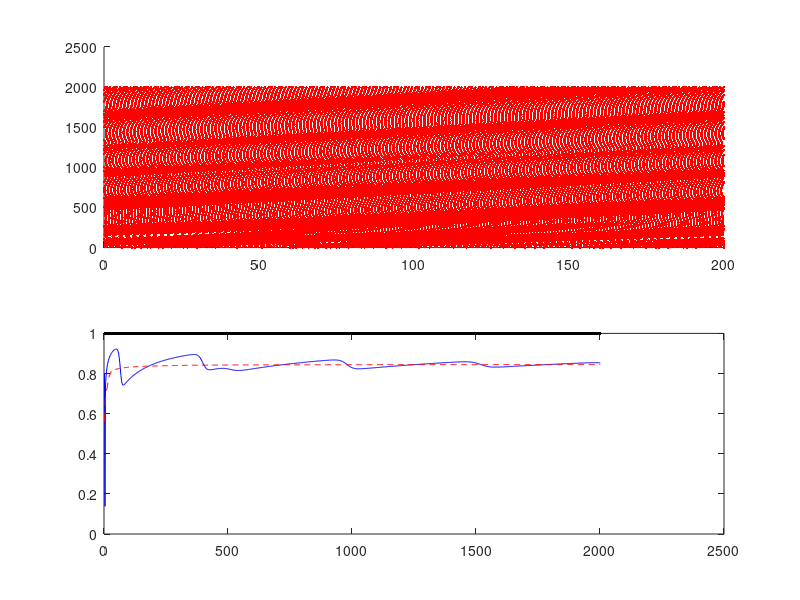
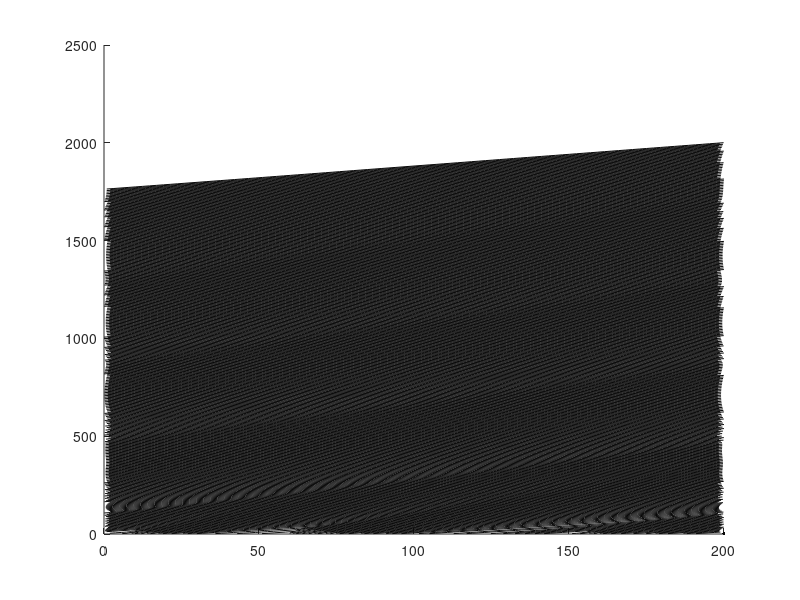

Source code (MATLAB) for these figures, in order:
%continous space continous time true kinetic monte corlo simulation
L=201; %length of road (includes the traffic signal occupying unit length)
p=60; %10; %Number of vehicles
maxtime=2000; %Max time upto which simulation is done
%simulation will be done upto a integer multiple of sigcyc which is just
%higher than maxtime
c=1; %maximum speed of cars
sigcyc=maxtime+1; %Signal cycle = time signal is red + time signal is green
dutyratio=1; %ratio of green signal time to red signal time
%gcov=0.1; %coefficient of variation of gaussian distribution for car velocities
%gammaK=10; %shape parameter for gamma distribution (=1 for exponential)
specimen_speed=[];
l=randperm(L-1); %randomly generate integers between 1 and L-1 to
%place cars at random positions in the road of length L
l=sort(l(1:p),'ascend');%take the first p numbers for the positions of p cars
space_position_eachcar=cell(1,p);
%Initialization for recording whether signal is green or red for the road
%we are looking at
signalcolor=[];

%Which car to focus on for calculating instantaneous speed
focalcar=10;

%initialization for computing ensemble avg speed
sys_speed=[];

time=0; %initialize time
mob=[]; %mobility: instantaneous velocity of car
flow=0; %flow: number of cars that leave signal per signal cycle
T=[]; %time instants
t_s=[]; %position vector of the cars

%fp=zeros(1,p); %fix the car to focus on for calculating instantaneous velocity
fp=[1:p]; %fix the car to focus on for calculating instantaneous velocity
%cdi=rand(1,p);

greentime=dutyratio*sigcyc; %total time light is green during a signal cycle
redtime=sigcyc-greentime;

while (time<maxtime)

    green=0; 
    while (green<greentime)
        
        signalcolor=[signalcolor,1];
        dis_h=[(diff(l)-1),(L-l(end)+l(1,1)-2)];%distance head
        
        %Function to determine mean velocity (cmax=1) from headway distance
        %Hyperbolic function
        %cmean=c*dis_h./(1+dis_h);
        %Sigmoidal function
        cmean=c*(dis_h.^2)./(1+(dis_h.^2));
        
        %Determine individual car velocity from a random distribution having the above mean
        %%Deterministic
        cdi=cmean;
        
        %Exponential distribution (method 1)
        %cdi=exprnd(cmean); %using statistical toolbox
        %Exponential distribution (method 2)
        %cdi=(-cmean.*log(1-rand(1,length(cmean))));
        %Gaussian distribution with coefficient of variation gcv
        %cdi=cmean+sqrt(gcv*cmean).*randn(1,p);%min(cdi,cmean)+rand(1,p).*(max(cdi,cmean)-min(cdi,cmean));
        %cdi(cdi<0)=0; %ensures that all velocities are non-negative
        
        %%Gamma distributed velocities
        %cdi=gamrnd(gammaK,cmean/gammaK,1,p);
        
        tou=min(dis_h./cdi); %time interval after which next update to be done
        %checking whether the update distance is safe or make to safe
        g=tou;
        %To esnsure that total time green is on does not exceed greentime 
        g=(~((green+g)<greentime))*(greentime-green)+((green+g)<greentime)*g;%adjust the green time to make the total green time equals to 30
        green=green+g;
        l=l+g*cdi;
        %mob=mob+sum(g*cdi)/length(l);
        flow(end)=flow(end)+length(l(l>L));
        
        %for computing avg speed
        sys_speed=[sys_speed,mean(cdi)];
       
        
        mob=[mob,cdi(fp==focalcar)];
        l(l>(L-1))=l(l>(L-1))-(L-1);
        [l,ind]=sort(l,'ascend');
        fp=fp(ind); 
        t_s=[t_s;l];
        T=[T,g];
        for jjjjj=1:p
            space_position_eachcar{1,jjjjj}=[space_position_eachcar{1,jjjjj},l(fp==jjjjj)];
        end
    end
    flow(end)=flow(end)+length(l(l>L-1));
    l(l>(L-1))=l(l>(L-1))-(L-1);
    [l,ind]=sort(l,'ascend');

    fp=fp(ind);
    
    %flow=[flow,0];
    red=0;
    while (red<-1)
        signalcolor=[signalcolor,0];
        dis_h=[(diff(l)-1),((L-1)-l(end))];%position of the signal is 100
        
        %Function to determine mean velocity (cmax=1) from headway distance
        %Hyperbolic function
        %cmean=c*dis_h./(1+dis_h);
        %Sigmoidal function
        cmean=c*(dis_h.^2)./(1+(dis_h.^2));
        
        %Determine individual car velocity from a random distribution having the above mean
        %%Deterministic
        cdi=cmean;
        %Exponential distribution (method 1)
        %cdi=exprnd(cmean); %using statistical toolbox
        %Exponential distribution (method 2)
        %cdi=(-cmean.*log(1-rand(1,length(cmean))));
        %Gaussian distribution with coefficient of variation gcv
        %cdi=cmean+sqrt(gcv*cmean).*randn(1,p);%min(cdi,cmean)+rand(1,p).*(max(cdi,cmean)-min(cdi,cmean));
        %cdi(cdi<0)=0;
        
        %%Gamma distributed vehicle speeds 
        %cdi=gamrnd(gammaK,cmean/gammaK,1,p);
        
        tou=min(dis_h./cdi);
        %checking wheather the update distance is safe or make to safe
            r=tou;
        r=(~((red+r)<redtime))*(redtime-red)+((red+r)<redtime)*r;%adjust kmc ts to make the total red time is 30
        red=red+r;
        l=l+r*cdi;
        
        %for computing avg speed
        sys_speed=[sys_speed,mean(cdi)];
        
        
        %mob=mob+sum(r*cdi)/length(l);
        mob=[mob,cdi(fp==focalcar)];
        t_s=[t_s;l];
        T=[T,r];
        
        for jjjjj=1:p
            space_position_eachcar{1,jjjjj}=[space_position_eachcar{1,jjjjj},l(fp==jjjjj)];
        end
    end
    flow=[flow,0];
    time=time+sigcyc;
end

c1=cumsum(T);
figure, subplot(2,1,1), 
	for i=1:length(c1),
	hold on,
	plot3(t_s(i,:),c1(i)*ones(1,p),ones(1,p),'r .');
    end
subplot(2,1,2),    
plot(c1,mob,'b-');
hold on,
plot(c1,sys_speed,'r--');
plot(c1,signalcolor,'k .');
figure;
for jjjjj=1:p
    x=diff(space_position_eachcar{1,jjjjj});
    y=find(x<0);
    y=[0,y];
    z=space_position_eachcar{1,jjjjj};
    t=c1;
    for jjj=1:length(y) -1
    hold on;plot(space_position_eachcar{1,jjjjj}(y(jjj)+1:y(jjj+1)),c1(y(jjj)+1:y(jjj+1)),'color',[1,1,1]/30);
    end
end